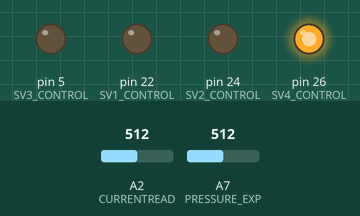
Simulated run of this sketch. Board: Arduino Mega 2560, built with avr-gcc and run on an emulated ATmega2560. Parts: output pins drawn as LEDs (lit = HIGH). The test bench sets the inputs (shaded band); at power-on: A7 (PRESSURE_EXP) = 512, A2 (CURRENTREAD) = 512. What the sketch prints to the serial monitor is not drawn.

Above: at 6.2 s.
6.3 s: A7 (PRESSURE_EXP) set to 538
At 8.9 s:
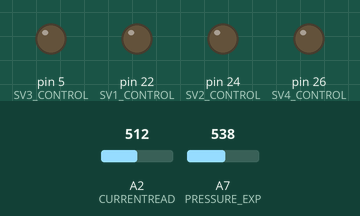
9.3 s: A7 (PRESSURE_EXP) set to 565
Timing chart, 0 to 21.3 s (numbered marks = the images above; inputs shaded):
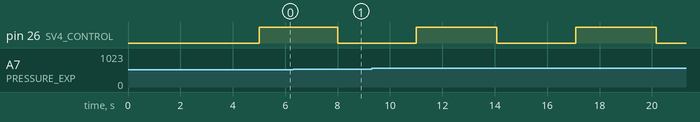

Measured:
- by itself, pin 26 (SV4_CONTROL): alternates HIGH for 3.1 s and LOW for 3.0 s

The sketch:

VCAPID_4_10_21.ino
```cpp
/** This script outlines a PID controller for a voice coil actuator in the SmithVent to provide PEEP
 * The PID input is a pressure reading from the expiratory line
 * The PID output is current that will be an input to the VCA
 * This code was not tested with the VCA or ventilator and is only a pseudocode for testing and tuning the PID
*/
// ------------------Libraries------------------
#include <PID_v1.h>

//--------------Initialize values--------------
//Pin variables
const int SV1_CONTROL = 22;           //relay pin that controls SV1 (air)
const int SV2_CONTROL = 24;           //relay pin that controls SV2 (O2)
const int SV3_CONTROL = 5;            //proportional valve pin SV3 (insp)
const int SV4_CONTROL = 26;           //relay pin that controls SV4 (exp)
const int CURRENT = 1;                //pin connected to current input for VCA, will need to determine
const int CURRENTREAD = 2;            //pin connected to the current read, will need to determine
const int PRESSURE_RESERVOIR = A5;    //pressure sensor in reservoir
const int PRESSURE_EXP = A7;          //pressure sensor in expirtory line

//User determined variables
double breathtime = 3000; //time that expiration state/inspiration state runs for before switching
double VCAsetpoint = 15;  //desired PEEP from user input cmH2O

//state machine variables
double ExpP;                            //expiratory line pressure
double PEEPerror;                       //error between setpoint and current PEEP
double VCAinput;                        //input current to the VCA
double current;                         //current read from arduino/other current source
double ExpStartTime;                    //utilized to determine how long expiration has been running
double InspStartTime;                   //utilized to determine how long inspiration has been running
enum States {Expiration, Inspiration};  //declare state machine cases as variables with type States
States state;                           //declare the variable state with the type States


//-------------------PID variables + declaration--------------------
double VCAPID_Input, VCAPID_Output, VCAPID_Setpoint;   //declare PID variables
double VCAKp=0.1, VCAKi=0, VCAKd=0;                   //Set VCA gain values
PID VCAPID(&VCAPID_Input, &VCAPID_Output, &VCAPID_Setpoint, VCAKp, VCAKi, VCAKd, DIRECT);//Set up VCA PID

const double OUTPUT_MAX = 1;        //PID output ranges from 0-1
const double OUTPUT_MIN = 0;        //corresponds to min 0 Am[ and Max 1 Amp
const int SAMPLE_TIME = 100;
unsigned long PID_interval = 100;   //Update PID on this interval (ms)


//-------------------Sensor readings + equations--------------------
double Pressure(int sensor) { //calculate and return expiratory/inspiratory pressure from esensor in PSI
  int R = analogRead(sensor);                    // read the voltage
  static const float mBarTocmH2O = 1.01972;
  static const float Pmin = -163.155 * mBarTocmH2O;   // pressure max in cmH2O
  static const float Pmax = 163.155 * mBarTocmH2O;    // pressure min in cmH2O
  static const float Prange = Pmax - Pmin;
  const unsigned long Vsupply     = 5000;                    // voltage supplied, mv
  const unsigned long sensorMin   = 1023UL * 500 / Vsupply;  // Sensor value at 500 mv
  const unsigned long sensorMax   = 1023UL * 4500 / Vsupply; // Sensor value at 4500 mv
  const unsigned long sensorRange = sensorMax - sensorMin;
  double P = (R - sensorMin) * (Prange / sensorRange) + Pmin; //convert to pressure in cmH2O
  return P;
}

//-------------------PID Functions--------------------
double runPID(){  //calculates PID
  VCAPID.SetMode(AUTOMATIC);              //Turn on PID
  VCAPID_Setpoint = VCAsetpoint;          //Define the setpoint (cmH2O) of the PID
  VCAPID_Input = Pressure(PRESSURE_EXP);  //Define the input of the PID as current PEEP
  VCAPID.Compute();
  return VCAPID_Output;
}

void initializePID(double OUTPUT_MIN, double OUTPUT_MAX, double SAMPLE_TIME){
  VCAPID.SetOutputLimits(OUTPUT_MIN, OUTPUT_MAX);  //set PID limits
  VCAPID.SetSampleTime(SAMPLE_TIME);
}

//-------------------State Machine--------------------
void StateMachine(){  //used to switch between exhalation and inhalation
  switch (state) {
    case Expiration:
      ExpP = Pressure(PRESSURE_EXP);      //update expiratory line pressure value
      PEEPerror = VCAsetpoint - ExpP;     //take error between setpoint and current PEEP

      if (millis() - ExpStartTime >= breathtime){   //if expiration state has been running for desired time
        state = Inspiration;                        //set state to expiration digital
        InspStartTime = millis();                   //set time we start expiration state
        digitalWrite(SV4_CONTROL, HIGH);            //close SV4
      }else if (PEEPerror > 0 && abs(PEEPerror) > 2){ //if the setpoint is larger than the existing PEEP and error > x
      //error > x makes sure current is not adjusting for small pressure differences
      //need to determine x (currently set as 2)
        VCAinput = runPID();                        //run the PID and set the current to the PID determined value
        analogWrite(CURRENT, VCAinput);             //set the current as the PID output value
      }
      break;


    case Inspiration:
      ExpP = Pressure(PRESSURE_EXP);    //take pressure reading from expiratory line
      PEEPerror = VCAsetpoint - ExpP;   //take error between current PEEP + desired PEEP

      if (millis() - InspStartTime >= breathtime){    //if inspiration state has been running for desired time
        state = Expiration;                           //set state to expiration digitalWrite(SV4_CONTROL, HIGH);
        ExpStartTime = millis();                      //Set time we start expiration state
        digitalWrite(SV4_CONTROL, LOW);               //open SV4
      }else if (PEEPerror < 0){                       //if the setpoint is smaller than the existing PEEP
        analogWrite(CURRENT, 1);                      //set the current to 1
        delay (100);                                  //allow for action to happen
        analogWrite(CURRENT, 0);                      //set the current to 0
      }else if (PEEPerror > 0 && abs(PEEPerror) > 2){ //if the setpoint is larger than the existing PEEP and error > x
      //need to determine x (currently set as 2)
        VCAinput = runPID();                          //run the PID and set the current to the PID determined value
        analogWrite(CURRENT, VCAinput);               //set the current as the PID output value
      }
      break;
  }
}

void report(double VCAPID_Output, States state) {
  ExpP = Pressure(PRESSURE_EXP);      //take pressure reading from expiratory line
  current = analogRead(CURRENTREAD);  //take current reading from arduino/current source
  Serial.print(millis());             //time
  Serial.print("\t");
  Serial.print(state);                //state
  Serial.print("\t");
  Serial.print(current);              //expiratory line pressure
  Serial.print("\t");
  Serial.print(VCAPID_Output);        //PID output (current)
  Serial.print("\t");
  Serial.print(VCAsetpoint);          //setpoint set as global variable
  Serial.print("\t");
  Serial.println(ExpP);               //existing O2 PEEP value
}

void setup() {
  delay(2000); //allows operator to start serial monitor
  pinMode(SV1_CONTROL, OUTPUT); //set air valve as an output
  pinMode(SV2_CONTROL, OUTPUT); //set O2 valve as an output
  pinMode(SV3_CONTROL, OUTPUT); //set proportional valve as an output
  pinMode(SV4_CONTROL, OUTPUT); //set expiratory valve as an output
  pinMode(CURRENT, OUTPUT);     //set current from source as an output

  pinMode(CURRENTREAD, INPUT);  //set current being read from source as an input
  pinMode(PRESSURE_EXP, INPUT); //set expiratory pressure sensor as an input
  initializePID(OUTPUT_MIN, OUTPUT_MAX, SAMPLE_TIME); //initialize O2PID values above
  Serial.begin(115200);
  Serial.println("time\tState\tCurrent\tPIDout\tSetpoint\tExpP");
  States state = Expiration;    //initially set state to expiration
  ExpStartTime = millis();      //set time we start expiration state
}

void loop() {
  StateMachine();               //run state machine
  report(VCAPID_Output, state); //run report() to print values in serial montor
}
```
